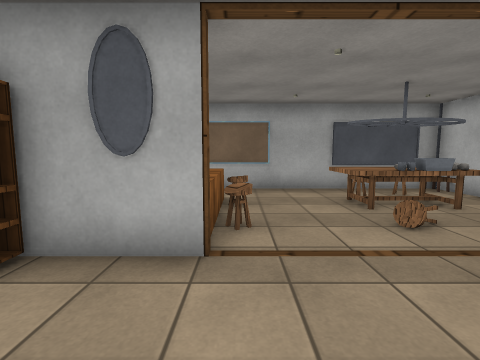
view 1 (above)

15 first-person views from a walk through a Unity game level. The camera is 1.3 m above the floor, tilts 6° down and sees 85° across. The floor is counted in squares, 1 m on a side. Each view is taken from the middle of a square. On the plan, view 1 faces up. The plan holds only what a view shows up to about 13 squares ahead; the rest is blank. The place goes on beyond the plan. The player character is not drawn. Door leaves are left out, so doorways stand open. Some surface patterns are stand-ins.

view 2
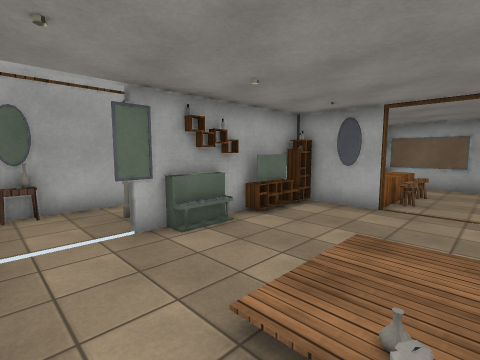

view 3
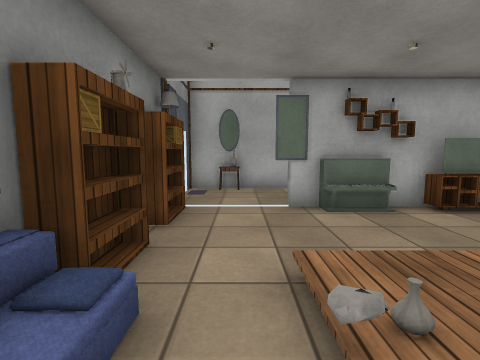

view 4
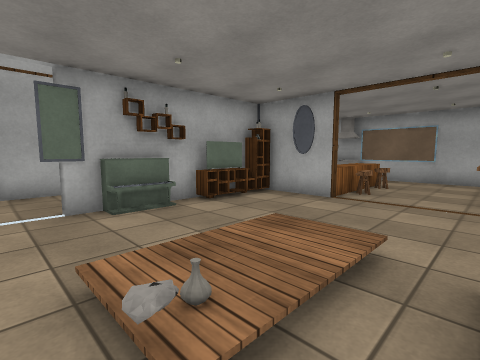

view 5
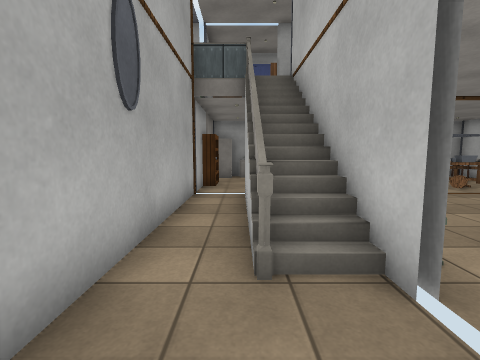

view 6
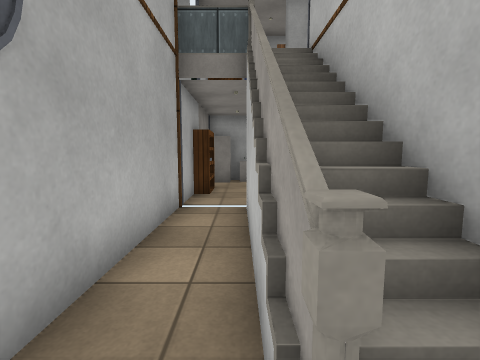

view 7
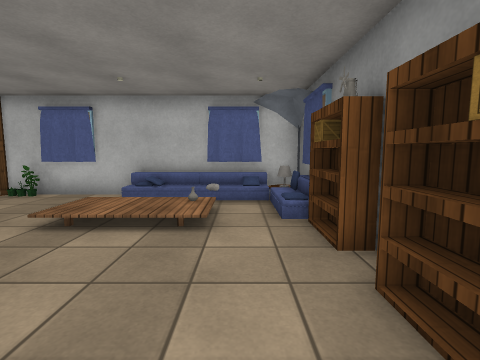

view 8
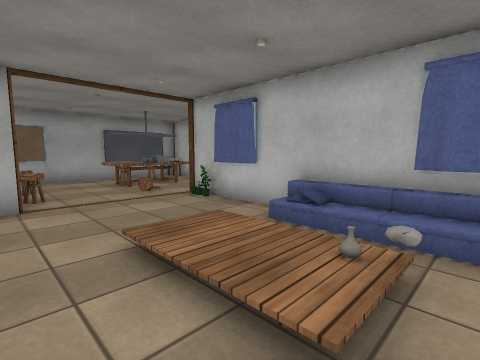

view 9
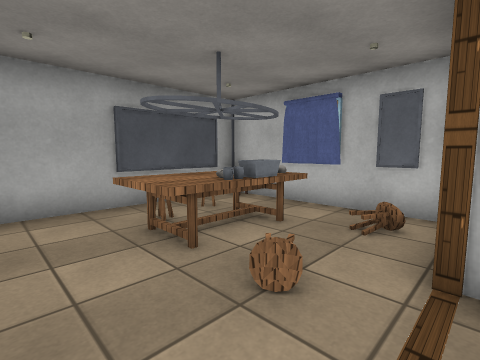

view 10
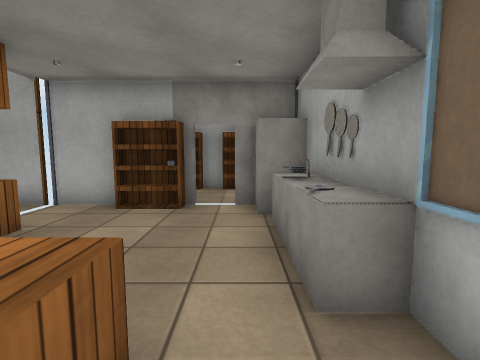

view 11
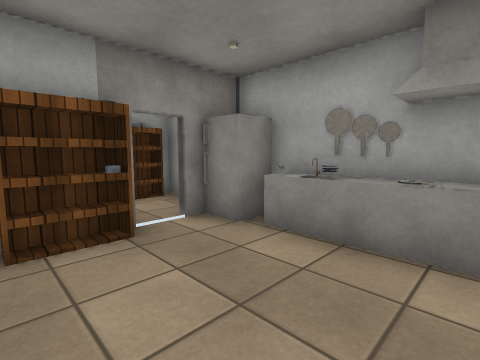

view 12
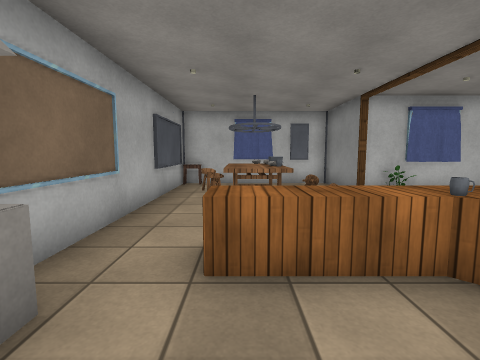

view 13
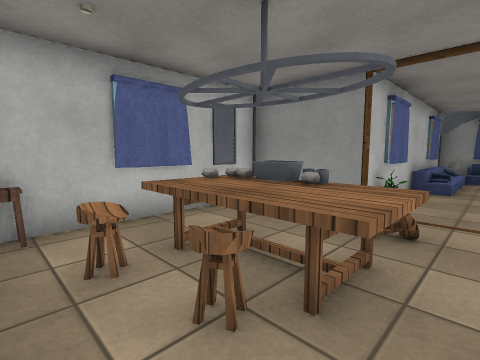

view 14
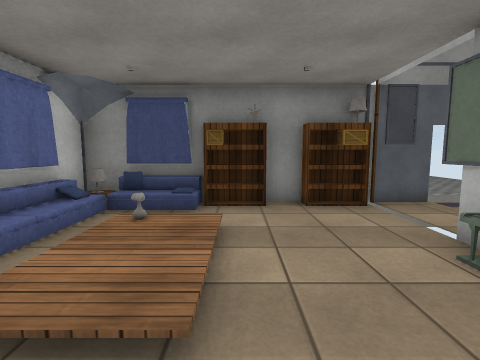

view 15
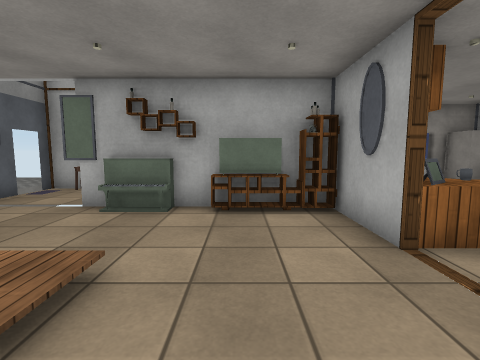

### Floor plan
Key: @ floor where view 1 was taken; # wall or solid block; . main floor; : floor 0.25 m higher than the main floor; + floor 3.5 m higher than the main floor; / step, stairs or slope; D open door; = window, fence, low wall or low ledge; P painting; T table; C chair; U counter; B bookshelf; A TV; S shelf; I piano; E box; F sofa; R fridge; L lamp; O other object.
Columns run from 9 left of view 1 to 7 right of it. Each row starts with its distance up from view 1.
 10            ##
  9 B  RR O ###..PP.T
  8 B.D.........CCC.#
  7 B.DBD...U...TTT.#
  6 B  BDD..OC..TOT.#
  5 B DB....+..DDO..#
  4    D.OB  =.DD...#
  3    DDDO   ...####
  2   #.=/O......#
  1   #.=/A......#
  0   #.=/B..@...#
 -1   #.=/S...://F
 -2   #.O/I...://#
 -3   #O..D...:O/#
 -4   #P..D...../#
 -5   #T..EB.B./LF
 -6   #DO##B#BF###

Positions as (right, up) in squares from view 1, and headings:
1: (0, 0), facing up
2: (2, -5), facing up-left
3: (3, -4), facing left
4: (3, -4), facing up-left
5: (-5, -5), facing up
6: (-5, -3), facing up
7: (-4, -4), facing right
8: (-1, -4), facing up-right
9: (1, 3), facing up-right
10: (0, 8), facing left
11: (-2, 5), facing up-left
12: (-4, 7), facing right
13: (2, 9), facing down-right
14: (0, 1), facing down
15: (3, 1), facing left
